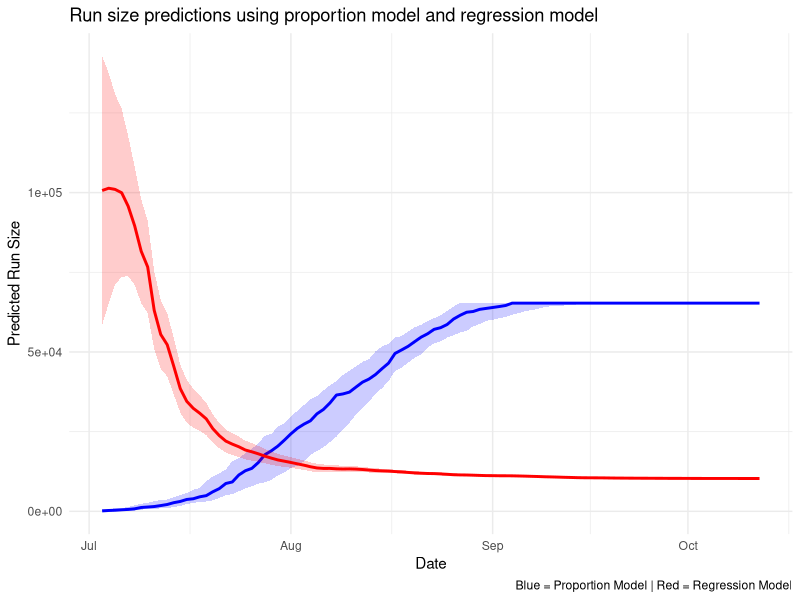

This chart was generated by the following R code:
library(data.table)
library(tidyverse)
library(ggpubr)

current.index <- 42.08
multiplier <- 245
todate<-as.Date("2025-08-27")
todate.label<-"August 27"

daily <- fread("data/common/tyee_daily_indices_steelhead_1956-2024.csv", header = TRUE)

data <- daily %>%
  mutate_if(is.character, as.numeric) %>%
  pivot_longer(`1956`:`2024`, names_to="Year", values_to="Index") %>%
  mutate(Year = as.numeric(Year)) %>%
  group_by(Year) %>%
  mutate(Index = replace_na(Index,0),
         CumIndex = cumsum(Index),
         Fish = Index*multiplier,
         CumFish = CumIndex*multiplier,
         FinalIndex = sum(Index,na.rm=TRUE),
         FinalFish = sum(Fish,na.rm=TRUE),
         p = CumIndex/FinalIndex,
         isittoday=ifelse(Date==todate,"today","nottoday"))

# storage dataframe
results <- data.frame(Date=as.Date(character()),
                      med=double(), p25=double(), p75=double(),
                      medFish=double(), p25Fish=double(), p75Fish=double(),
                      r2=double(), pval=double(),
                      lm_med=double(), lm_p25=double(), lm_p75=double(),
                      stringsAsFactors=FALSE)

# Loop across each day starting July 3

dates2025 <- unique(data$Date[format(data$Date, "%Y")=="2025"])
dates2025 <- sort(dates2025)
dates2025 <- dates2025[dates2025 >= as.Date("2025-07-03")]

for (todate in dates2025) {
  
  todays.data <- data %>%
    filter(Date==todate)
  
  #if(nrow(todays.data)==0) next
  
  # # proportion model
  # med.today <- median(todays.data$p, na.rm=TRUE)
  # p25 <- quantile(todays.data$p, .25, na.rm=TRUE)
  # p75 <- quantile(todays.data$p, .75, na.rm=TRUE)
  # 
  # med.fish <- multiplier*current.index/med.today
  # p25.fish <- multiplier*current.index/p25
  # p75.fish <- multiplier*current.index/p75
  
  med.today<-round(median(todays.data$p,na.rm=TRUE),5)
  p25<-round(quantile(todays.data$p,.25,na.rm=TRUE),5)
  p75<-round(quantile(todays.data$p,.75,na.rm=TRUE),5)
  
  #estimate number of fish at todates proportions
  med.fish<-round(multiplier*current.index/med.today,0)
  p25.fish<-round(multiplier*current.index/p25,0)
  p75.fish<-round(multiplier*current.index/p75,0)
  
  # lm model
  dat <- data.frame(count=todays.data$CumIndex, final=todays.data$FinalIndex)
  m <- lm(final ~ count, data=dat)
  
  s <- summary(m)
  r2 <- s$r.squared
  pval <- coef(s)[2,4]
  
  # predicted final fish for current count
  currentx <- current.index*multiplier
  pred_current <- predict(
    m, 
    newdata=data.frame(count=currentx),
    interval="prediction",
    level=0.75
  )
  
  med.lm  <- pred_current[1,"fit"]
  p25.lm  <- pred_current[1,"lwr"]
  p75.lm  <- pred_current[1,"upr"]
  
  # store results
  results <- rbind(results, data.frame(
    Date = as.Date(todate),
    med = round(med.today,5),
    p25 = round(p25,5),
    p75 = round(p75,5),
    medFish = round(med.fish,0),
    p25Fish = round(p25.fish,0),
    p75Fish = round(p75.fish,0),
    r2 = round(r2,3),
    pval = round(pval,5),
    lm_med = round(med.lm,0),
    lm_p25 = round(p25.lm,0),
    lm_p75 = round(p75.lm,0)
  ))
}


#plot
results$Date <- as.Date(results$Date)

# Scale proportion model to run size
# (assuming FinalIndex is the final run size from your dataset)
final_run_size <- max(data$FinalFish, na.rm=TRUE)

plot_data <- results %>%
  mutate(
    med_prop_scaled = med * final_run_size,
    p25_prop_scaled = p25 * final_run_size,
    p75_prop_scaled = p75 * final_run_size,
    med_lm_scaled = lm_med * final_run_size,
    p25_lm_scaled = lm_p25 * final_run_size,
    p75_lm_scaled = lm_p75 * final_run_size
  )


ggplot(plot_data, aes(x=Date)) +
  # # Proportion model (blue)
  geom_ribbon(aes(ymin=p25_prop_scaled, ymax=p75_prop_scaled),
               fill="blue", alpha=0.2) +
  geom_line(aes(y=med_prop_scaled), color="blue", size=1) +
  
  # Regression model (red)
  geom_ribbon(aes(ymin=lm_p25, ymax=lm_p75),
              fill="red", alpha=0.2) +
  geom_line(aes(y=lm_med), color="red", size=1) +
  
  labs(title="Run size predictions using proportion model and regression model",
       y="Predicted Run Size",
       caption="Blue = Proportion Model | Red = Regression Model") +
  theme_minimal()
